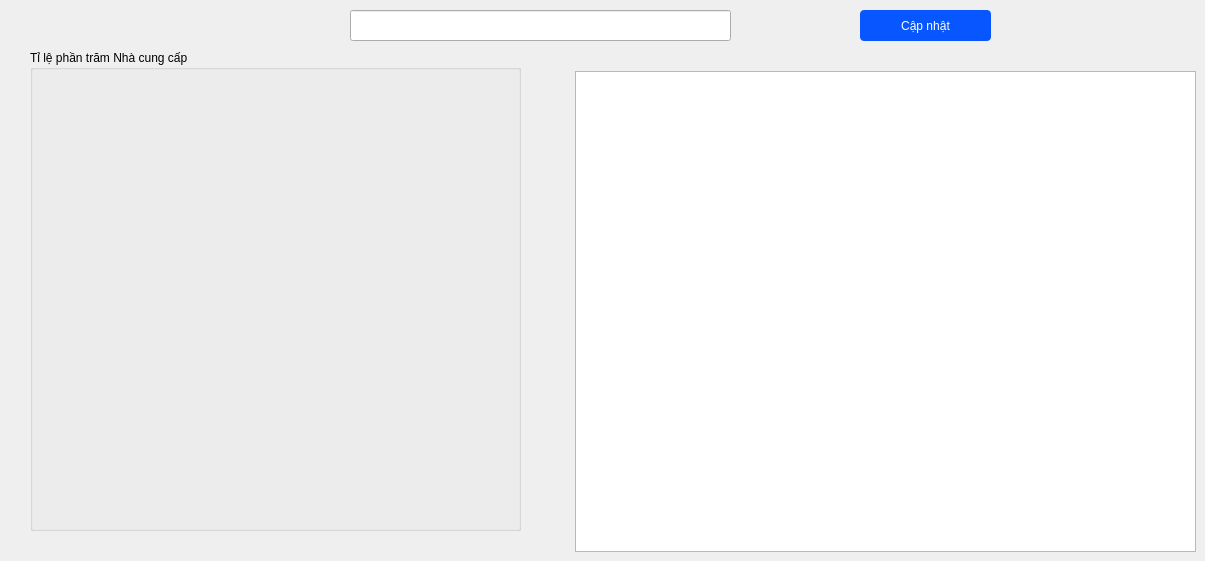
    <widget class="QWidget" name="page_4">
     <widget class="QLineEdit" name="leSearchSuppierInfo">
      <property name="geometry">
       <rect>
        <x>350</x>
        <y>10</y>
        <width>381</width>
        <height>31</height>
       </rect>
      </property>
      <property name="styleSheet">
       <string notr="true">font-size: 16px;</string>
      </property>
     </widget>
     <widget class="QGroupBox" name="gbContainGrapPercentSupplier">
      <property name="geometry">
       <rect>
        <x>30</x>
        <y>50</y>
        <width>491</width>
        <height>481</height>
       </rect>
      </property>
      <property name="title">
       <string>Tỉ lệ phần trăm Nhà cung cấp</string>
      </property>
     </widget>
     <widget class="QTableWidget" name="tbSupplierInfo">
      <property name="geometry">
       <rect>
        <x>575</x>
        <y>71</y>
        <width>621</width>
        <height>481</height>
       </rect>
      </property>
     </widget>
     <widget class="QPushButton" name="btnUpdateSuplier">
      <property name="geometry">
       <rect>
        <x>860</x>
        <y>10</y>
        <width>131</width>
        <height>31</height>
       </rect>
      </property>
      <property name="styleSheet">
       <string notr="true">border-radius: 4px;
background-color: rgb(7, 86, 255);
color: white;</string>
      </property>
      <property name="text">
       <string>Cập nhật</string>
      </property>
     </widget>
    </widget>
